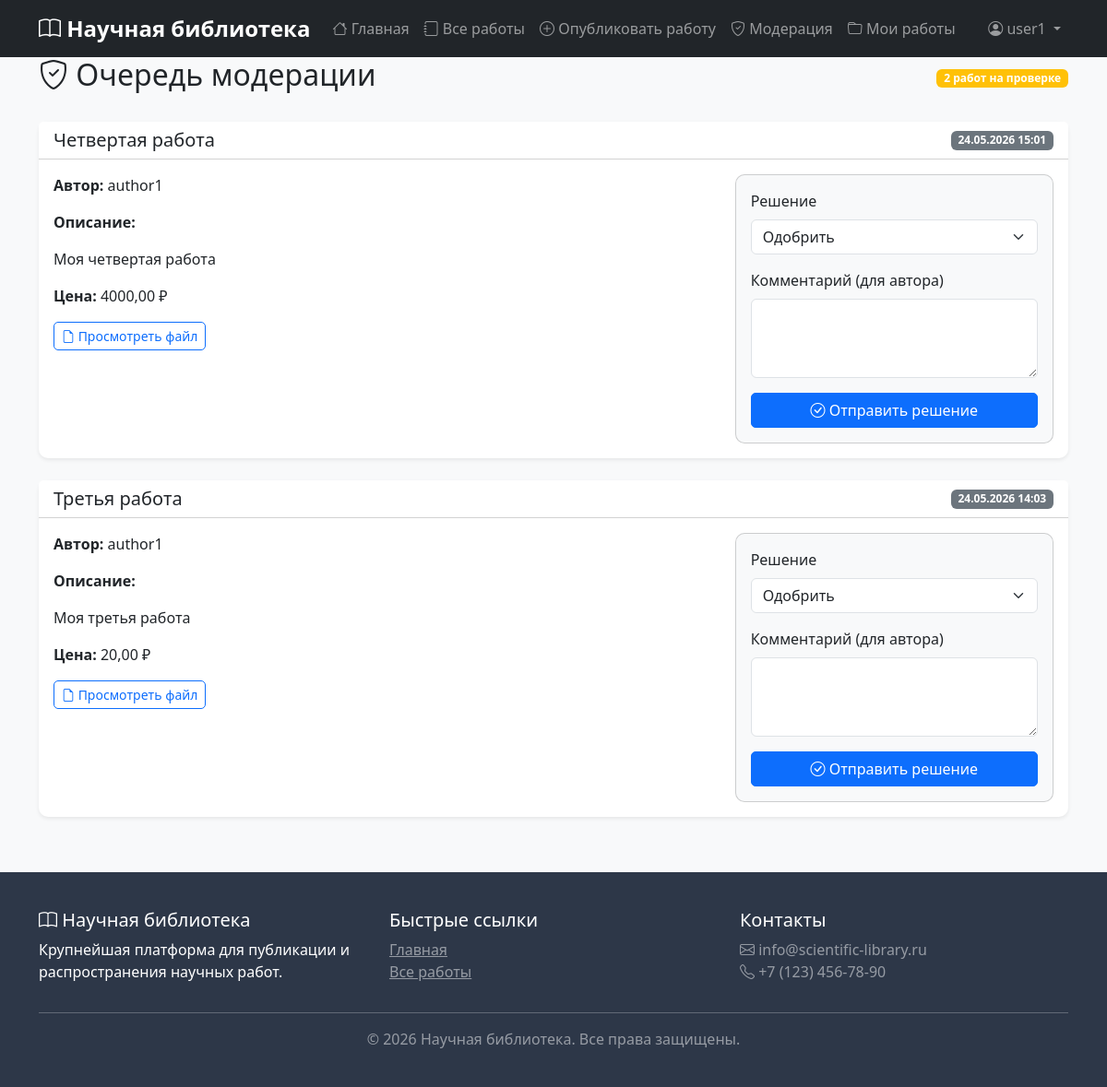
/moderation/queue/ (signed in), run on an earlier commit of the app's database.
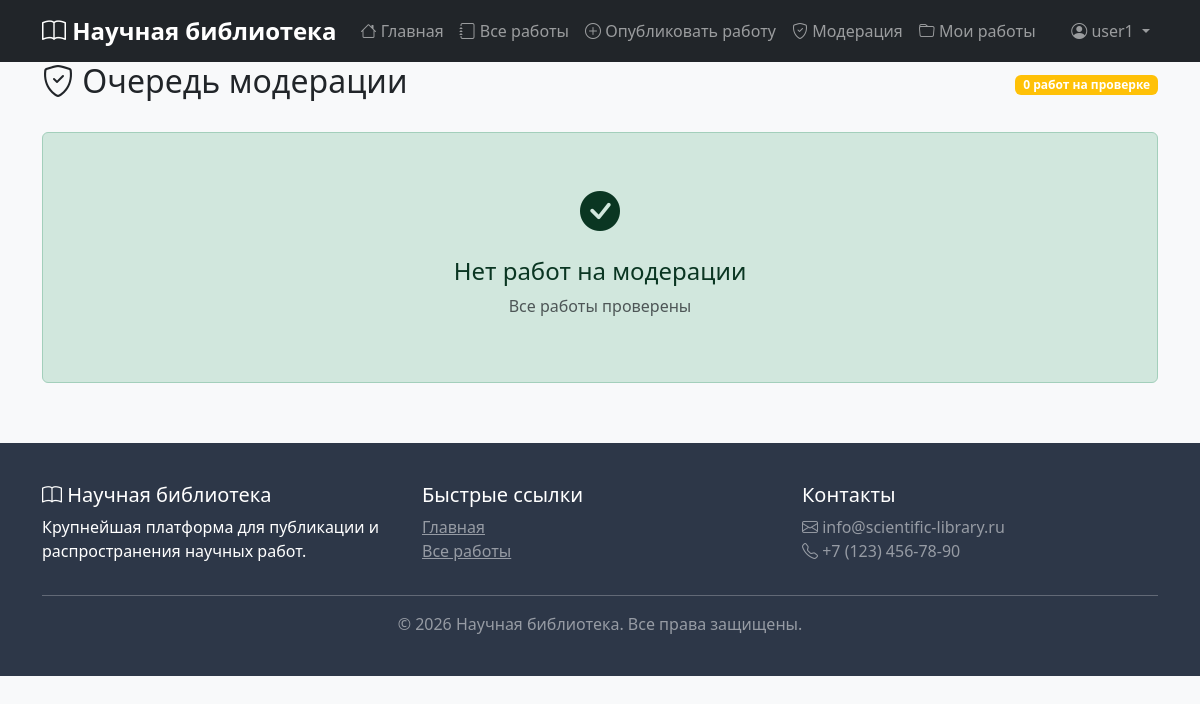
And on a later commit of the database.
### works/models.py (models this page shows, shortened)
class Work(models.Model):
    STATUS_CHOICES = [
        ('pending', 'На модерации'),
        ('approved', 'Одобрено'),
        ('rejected', 'Отклонено'),
    ]
    title = models.CharField(max_length=200, verbose_name="Название")
    description = models.TextField(verbose_name="Описание")
    author = models.ForeignKey(
        settings.AUTH_USER_MODEL,
        on_delete=models.CASCADE,
        related_name='works',
        verbose_name="Автор"
    )
    categories = models.ManyToManyField(
        Category,
        related_name='works',
        blank=True,
        verbose_name="Категории"
    )
    file = models.FileField(upload_to='works/%Y/%m/%d/', verbose_name="Файл работы", null=True, blank=True)
    price = models.DecimalField(max_digits=10, decimal_places=2, default=0, verbose_name="Цена")
    moderation_status = models.CharField(max_length=20, choices=STATUS_CHOICES, default='pending')
    moderation_comment = models.TextField(blank=True)
    created_at = models.DateTimeField(auto_now_add=True)
    updated_at = models.DateTimeField(auto_now=True)
    published_at = models.DateTimeField(null=True, blank=True)
    downloads_count = models.PositiveIntegerField(default=0)
    class Meta:
        ordering = ['-created_at']
        verbose_name = "Работа"
        verbose_name_plural = "Работы"

### accounts/models.py (models this page shows, shortened)
class User(AbstractUser):
    ROLE_CHOICES = [
        ('user', 'Пользователь'),
        ('author', 'Автор'),
        ('moderator', 'Модератор'),
        ('admin', 'Администратор'),
    ]
    role = models.CharField(max_length=20, choices=ROLE_CHOICES, default='user')
    email = models.EmailField(unique=True)
    def can_publish(self):
        return self.role in ['author', 'moderator', 'admin']
    def is_moderator(self):
        return self.role in ['moderator', 'admin']

### moderation/views.py (the view)
# urls.py: path('queue/', views.moderation_queue, name='queue'),
@moderator_required
def moderation_queue(request):
    pending_works = Work.objects.filter(moderation_status='pending').order_by('-created_at')
    return render(request, 'moderation/queue.html', {'works': pending_works})

### templates/moderation/queue.html (shortened to what this page needs)
{% extends 'base.html' %}
{% load static %}
{% block content %}
<div class="container">
    <div class="d-flex justify-content-between align-items-center mb-4">
        <h2><i class="bi bi-shield-check"></i> Очередь модерации</h2>
        <span class="badge bg-warning">{{ works.count }} работ на проверке</span>
    </div>
    {% if works %}
        {% for work in works %}
            <div class="card border-0 shadow-sm mb-4">
                <div class="card-header bg-white">
                    <div class="d-flex justify-content-between align-items-center">
                        <h5 class="mb-0">{{ work.title }}</h5>
                        <span class="badge bg-secondary">{{ work.created_at|date:"d.m.Y H:i" }}</span>
                    </div>
                </div>
                <div class="card-body">
                    <div class="row">
                        <div class="col-md-8">
                            <p><strong>Автор:</strong> {{ work.author.username }}</p>
                            <p><strong>Описание:</strong></p>
                            <p class="text-muted">{{ work.description|linebreaks }}</p>
                            {% if work.price == 0 %}
                                <p><span class="badge bg-info">Бесплатная работа</span></p>
                            {% else %}
                                <p><strong>Цена:</strong> {{ work.price }} ₽</p>
                            {% endif %}
                            {% if work.file %}
                                <p>
                                    <a href="{{ work.file.url }}" class="btn btn-sm btn-outline-primary" target="_blank">
                                        <i class="bi bi-file-earmark"></i> Просмотреть файл
                                    </a>
                                </p>
                            {% endif %}
                        </div>
                        <div class="col-md-4">
                            <div class="card bg-light">
                                <div class="card-body">
                                    <form method="post" action="{% url 'moderation:moderate_work' work.id %}">
                                        <div class="mb-3">
                                            <label class="form-label">Решение</label>
                                            <select name="moderation_status" class="form-select">
                                                <option value="approved">Одобрить</option>
                                            </select>
                                        </div>
                                        <div class="mb-3">
                                            <label class="form-label">Комментарий (для автора)</label>
                                            <textarea name="moderation_comment" class="form-control" rows="3"></textarea>
                                        </div>
                                        <button type="submit" class="btn btn-primary w-100">
                                            <i class="bi bi-check-circle"></i> Отправить решение
                                        </button>
                                    </form>
                                </div>
                            </div>
                        </div>
                    </div>
                </div>
            </div>
        {% endfor %}
    {% else %}
        <div class="alert alert-success text-center p-5">
            <i class="bi bi-check-circle-fill fs-1"></i>
            <h4 class="mt-3">Нет работ на модерации</h4>
            <p class="text-muted">Все работы проверены</p>
        </div>
    {% endif %}
</div>
{% endblock %}

What changed in the data, as far as the page shows it:
no longer on this page (row edited): Work: title "Четвертая работа", created_at "24.05.2026 15:01", author.username "author1", description "Моя четвертая работа", price "4000,00"
no longer on this page (row edited): Work: title "Третья работа", created_at "24.05.2026 14:03", author.username "author1", description "Моя третья работа", price "20,00"
Also different on the page:
{{ works.count }}: "2" → "0"
text now shown: "Нет работ на модерации Все работы проверены"
